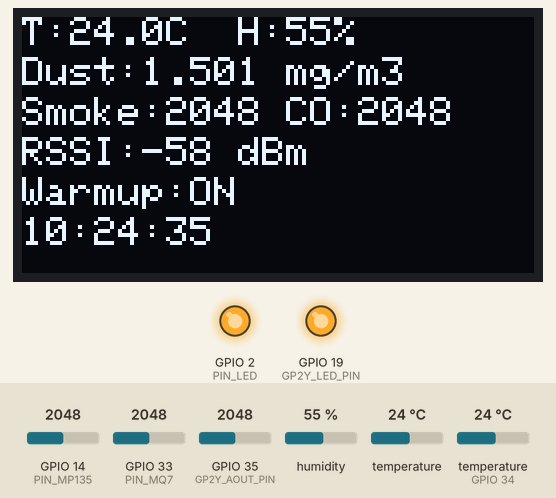
A program run on a simulated ESP32. Parts: 128×64 one-colour display, output pins drawn as LEDs (lit = HIGH). The test bench sets the inputs (shaded band); at power-on: humidity 55 %, GPIO 14 (PIN_MP135) = 2048, GPIO 33 (PIN_MQ7) = 2048, GPIO 35 (GP2Y_AOUT_PIN) = 2048, temperature (sensor on GPIO 34) 24 °C, temperature 24 °C. WiFi joins after 1.5 s; servers stay silent unless stated; the local clock reads 2024-03-15 10:24:30 at power-on unless the program sets it; what the program prints to the serial monitor is not drawn.

Above: at 5.7 s.
5.8 s: humidity set to 22 %
At 7.8 s:
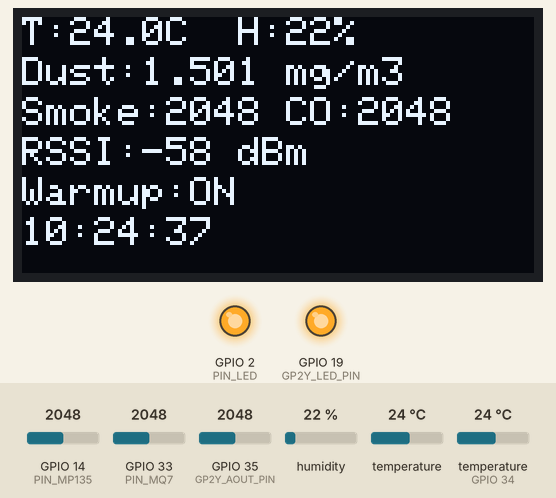
8.6 s: GPIO 14 (PIN_MP135) set to 1960
At 9.4 s:
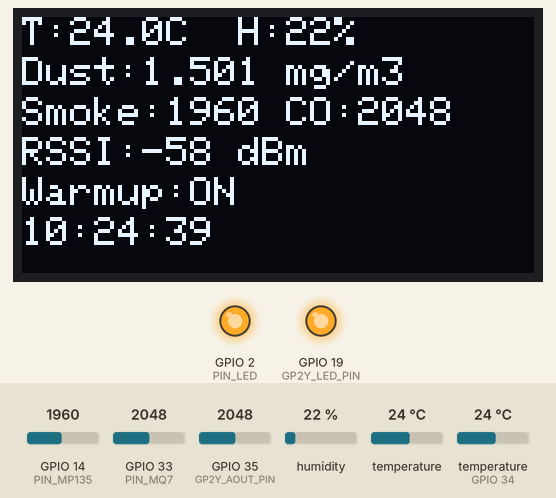
10.5 s: GPIO 33 (PIN_MQ7) set to 1960
At 11.9 s:
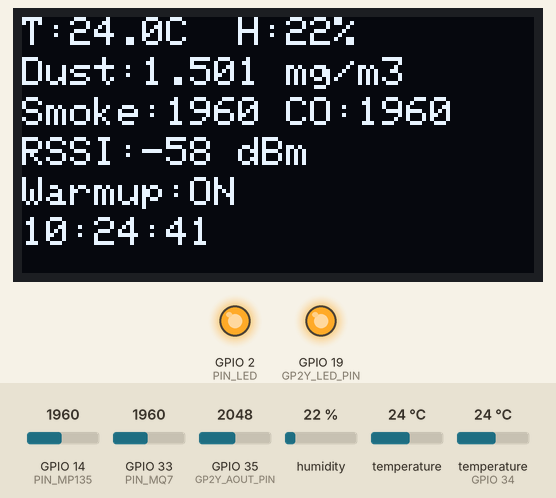
12.6 s: GPIO 35 (GP2Y_AOUT_PIN) set to 1960
At 13.8 s:
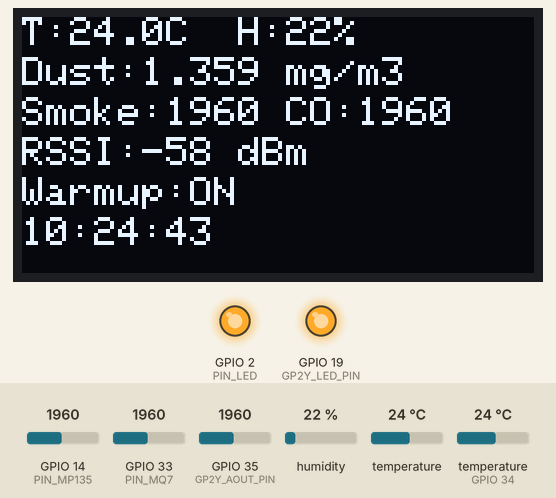
14.5 s: temperature (sensor on GPIO 34) set to 12 °C
At 15.9 s:
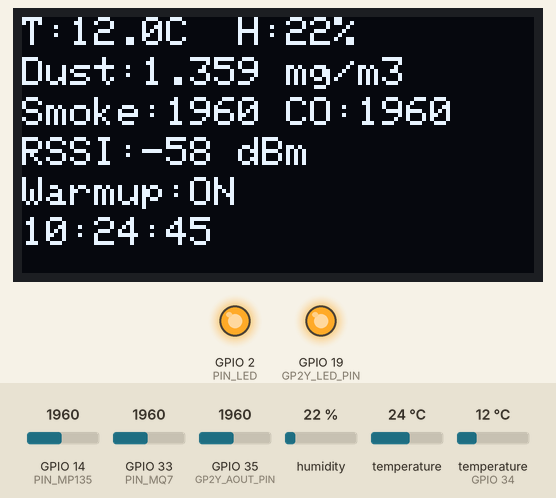
16.6 s: GPIO 14 (PIN_MP135) set to 2040
At 18.9 s:
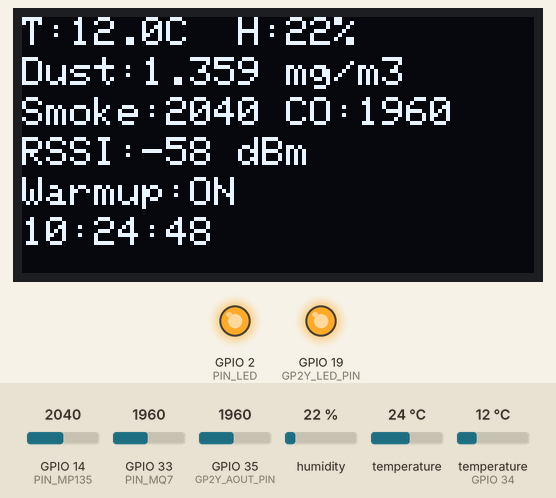
Timing chart, 0 to 19.5 s (numbered marks = the images above; inputs shaded):
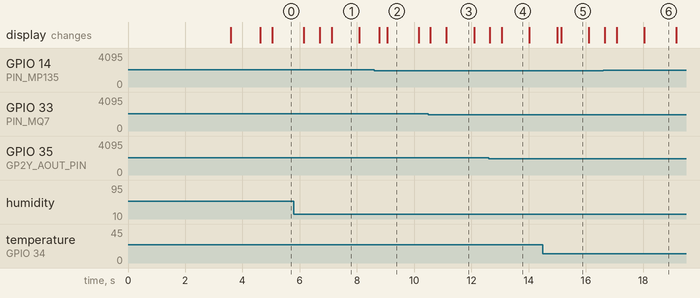

Measured:
- what the display in image 1 shows lasts 1.0 s, from 7.1 s to 8.1 s
- what the display in image 2 shows lasts 1.1 s, from 9.1 s to 10.2 s

The program:

main.cpp
```cpp
#include <Arduino.h>
#include <Wire.h>
#include <Adafruit_SSD1306.h>
#include <DHT.h>
#include <WiFi.h>
#include <WebSocketsServer.h>
#include <ArduinoJson.h>
#include <RTClib.h>

// ================= CẤU HÌNH =================
#define WIFI_SSID "Ggj"
#define WIFI_PASS "21382005"

#define PIN_DHT      34
#define PIN_MP135    14
#define PIN_MQ7      33
#define PIN_LED      2

#define GP2Y_LED_PIN 19
#define GP2Y_AOUT_PIN 35

#define I2C_SDA      21
#define I2C_SCL      22

// ================= KHỞI TẠO =================
Adafruit_SSD1306 oled(128, 64, &Wire, -1);
DHT dht(PIN_DHT, DHT22);
WebSocketsServer ws(81);
RTC_DS3231 rtc;

// ================= BIẾN =================
float   temp        = 0.0;
float   hum         = 0.0;
int     smoke       = 0;    // MQ-135 raw ADC
int     co          = 0;    // MQ-7 raw ADC
float   dust        = 0.0;  // GP2Y mg/m³
float   dust_v      = 0.0;  // GP2Y voltage
String  timeStr     = "--:--:--";
String  dateStr     = "--/--/----";
float   rtctemp     = 0.0;
bool    warmup      = true;
uint32_t startMs    = 0;

// ================= GP2Y =================
void readDust() {
  digitalWrite(GP2Y_LED_PIN, LOW);
  delayMicroseconds(280);
  int raw = analogRead(GP2Y_AOUT_PIN);
  delayMicroseconds(40);
  digitalWrite(GP2Y_LED_PIN, HIGH);
  delayMicroseconds(9680);

  dust_v = raw * (3.3f / 4095.0f);
  float d = (dust_v - 0.9f) / 0.5f;
  dust = max(d, 0.0f);
}

// ================= WS EVENT =================
void onWsEvent(uint8_t num, WStype_t type, uint8_t* payload, size_t length) {
  if (type == WStype_CONNECTED)
    Serial.printf("[WS] Client #%d connected\n", num);
  else if (type == WStype_DISCONNECTED)
    Serial.printf("[WS] Client #%d disconnected\n", num);
}

// ================= SETUP =================
void setup() {
  Serial.begin(115200);
  startMs = millis();

  pinMode(PIN_LED,      OUTPUT);
  pinMode(GP2Y_LED_PIN, OUTPUT);
  digitalWrite(PIN_LED,      HIGH);
  digitalWrite(GP2Y_LED_PIN, HIGH);

  Wire.begin(I2C_SDA, I2C_SCL);

  // OLED
  if (!oled.begin(SSD1306_SWITCHCAPVCC, 0x3C))
    Serial.println("OLED failed!");
  oled.clearDisplay();
  oled.setTextColor(SSD1306_WHITE);
  oled.setTextSize(1);
  oled.setCursor(0, 0); oled.println("AirSense v4.1");
  oled.setCursor(0, 10); oled.println("Khoi dong...");
  oled.display();

  // DHT22
  dht.begin();
  delay(2000);

  // DS3231
  if (!rtc.begin())
    Serial.println("DS3231 not found!");
  // rtc.adjust(DateTime(F(__DATE__), F(__TIME__))); // bỏ comment 1 lần để set giờ

  // WiFi
  WiFi.begin(WIFI_SSID, WIFI_PASS);
  Serial.print("Connecting WiFi");
  int tries = 0;
  while (WiFi.status() != WL_CONNECTED && tries < 20) {
    delay(500); Serial.print("."); tries++;
  }
  if (WiFi.status() == WL_CONNECTED) {
    Serial.println("\nIP: " + WiFi.localIP().toString());
    oled.setCursor(0, 20); oled.println("WiFi OK!");
    oled.setCursor(0, 30); oled.println(WiFi.localIP().toString());
    oled.display();
  } else {
    Serial.println("\nWiFi FAILED");
    oled.setCursor(0, 20); oled.println("WiFi FAILED");
    oled.display();
  }

  ws.begin();
  ws.onEvent(onWsEvent);
  Serial.println("WebSocket port 81");
  delay(1000);
}

// ================= LOOP =================
void loop() {
  ws.loop();

  // Warmup MQ sensors 3 phút
  warmup = (millis() - startMs) < 180000UL;

  // --- DHT22 mỗi 2 giây ---
  static uint32_t lastDHT = 0;
  if (millis() - lastDHT > 2000) {
    lastDHT = millis();
    float t = dht.readTemperature();
    float h = dht.readHumidity();
    if (!isnan(t) && t > -40 && t < 80)  temp = t;
    else Serial.println("DHT22: temp failed");
    if (!isnan(h) && h >= 0 && h <= 100) hum  = h;
    else Serial.println("DHT22: humi failed");
  }

  // --- MQ sensors ---
  smoke = analogRead(PIN_MP135);
  co    = analogRead(PIN_MQ7);

  // --- GP2Y ---
  readDust();

  // --- DS3231 ---
  DateTime now = rtc.now();
  char tb[9], db[11];
  sprintf(tb, "%02d:%02d:%02d", now.hour(), now.minute(), now.second());
  sprintf(db, "%02d/%02d/%04d", now.day(), now.month(), now.year());
  timeStr = tb;
  dateStr = db;
  rtctemp = rtc.getTemperature();

  // --- OLED ---
  oled.clearDisplay();
  oled.setCursor(0,  0); oled.printf("T:%.1fC  H:%.0f%%", temp, hum);
  oled.setCursor(0, 10); oled.printf("Dust:%.3f mg/m3", dust);
  oled.setCursor(0, 20); oled.printf("Smoke:%4d CO:%4d", smoke, co);
  oled.setCursor(0, 30); oled.printf("RSSI:%d dBm", WiFi.RSSI());
  oled.setCursor(0, 40); oled.printf("Warmup:%s", warmup ? "ON" : "OK");
  oled.setCursor(0, 50); oled.printf("%s", timeStr.c_str());
  oled.display();

  // --- JSON gửi mỗi 2 giây ---
  static uint32_t lastSend = 0;
  if (millis() - lastSend > 2000) {
    lastSend = millis();

    JsonDocument doc;
    doc["temp"]    = temp;
    doc["humi"]    = hum;
    doc["smoke"]   = smoke;           // MQ-135 ADC raw
    doc["co"]      = co;              // MQ-7 ADC raw
    doc["dust"]    = dust;            // GP2Y mg/m³
    doc["dust_v"]  = dust_v;          // GP2Y voltage
    doc["rtc"]     = timeStr;
    doc["date"]    = dateStr;
    doc["rtctemp"] = rtctemp;
    doc["warmup"]  = warmup;
    doc["rssi"]    = WiFi.RSSI();
    doc["model"]   = "ESP32-DEVKITC";
    doc["fw"]      = "4.1";
    doc["uptime"]  = millis() / 1000;
    doc["ram"]     = ESP.getFreeHeap();

    String json;
    serializeJson(doc, json);
    ws.broadcastTXT(json);

    Serial.printf("→ T:%.1f H:%.0f Smoke:%d CO:%d Dust:%.3f\n",
                  temp, hum, smoke, co, dust);
  }

  delay(100);
}
```
